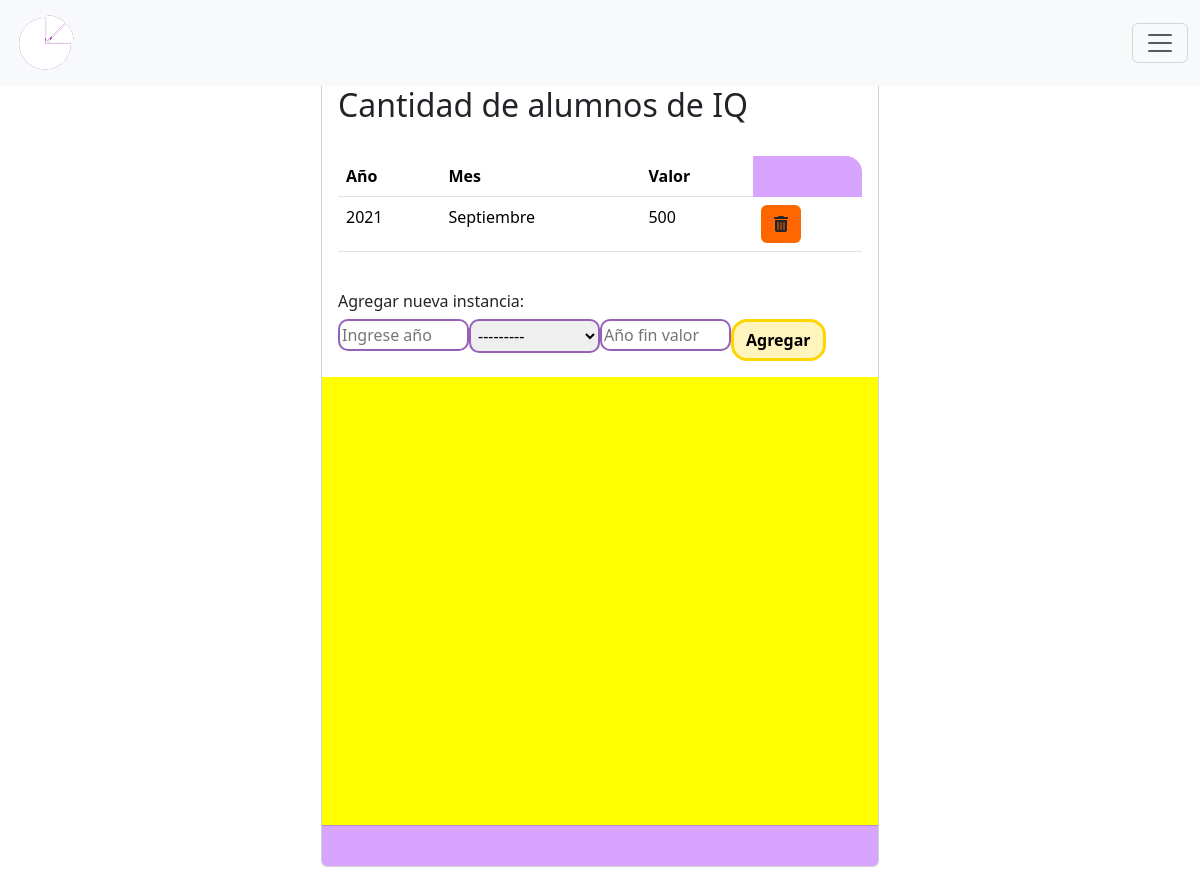
/historial-metrica/3/, run on the app's committed database.
### MIReApp/models.py (models this page shows, shortened)
class Metrica(models.Model):
    id = models.AutoField(primary_key=True)
    titulo = models.CharField(max_length=100,
                              verbose_name='Título',
                              unique= True,
                              validators= [
                                  RegexValidator(regex= r'^[a-zA-Z\s]*$',
                                                 message="El nombre no puede contener caracteres especiales.",
                                                 code='invalid_nombre')
                              ])
    descripcion = models.TextField(max_length=100, verbose_name='Descripción', blank=True, null=True)  #blank=True y null=True permiten que el campo se envie vacio
    unidad_medida = models.CharField(max_length=100,
                                        verbose_name='Unidad de Medida',
                                        validators= [
                                            RegexValidator(regex= r'^[a-zA-Z\s]*$',
                                                            message="La unidad de medida no puede contener caracteres especiales",
                                                            code='invalid_nombre')
                                        ])
    frecuencia = models.CharField(max_length=10, choices=FRECUENCIAS)
    valor = models.IntegerField(verbose_name='Valor', validators=[MinValueValidator(0, message="El valor no puede ser negativo")], default=0)
    year = models.PositiveIntegerField(verbose_name='Ingrese año:', validators=[validate_year])
    month = models.CharField(max_length=10, verbose_name='Ingrese mes:', choices=MESES, blank=True, null=True)
    semestral = models.CharField(max_length=15, verbose_name='Ingrese semestre:', choices=SEMESTRES, blank=True, null=True,)
    year2 = models.PositiveIntegerField(blank=True, null=True, verbose_name='Segundo año')

class HistorialMetrica(models.Model):
    id = models.AutoField(primary_key=True)
    metrica = models.ForeignKey(Metrica, on_delete=models.CASCADE)
    año_historico = models.PositiveIntegerField()
    valor_historico = models.PositiveIntegerField()  # Agrega un valor predeterminado
    mes_historico = models.CharField(max_length=20, verbose_name='Ingrese mes:', choices=MESES, blank=True, null=True)
    año2_historico = models.PositiveIntegerField(blank=True, null=True)
    semestre_historico = models.CharField(max_length=15, verbose_name='Ingrese semestre:', choices=SEMESTRES, blank=True, null=True,)

### MIReApp/views.py (the view, shortened to what this page needs)
# urls.py: path('historial-metrica/<int:metrica_id>/', views.historial_metrica, name='historial_metrica'),
def historial_metrica(request, metrica_id, valor=0, año2=0, año=0, semestral=0, mes=0, band=False):
    metrica = Metrica.objects.get(id=metrica_id)
    formulario = InstanciaForm(request.POST or None, request.FILES or None)
    historial = HistorialMetrica.objects.filter(metrica=metrica).order_by('-año_historico')
    if band: #Si band es true entro a historial_metrica porque una metrica acaba de ser creada, entonces se debe crear su primera instancia con los datos que recibio por parametro
        historial_metrica = HistorialMetrica(metrica=metrica, año2_historico=año2, año_historico=año, semestre_historico=semestral, mes_historico=mes, valor_historico=valor)
        historial_metrica.save()
    else: #Si band es falso, no es una metrica nueva
        return render(request, 'instancias/index.html', {'metrica': metrica, 'historial': historial, 'formulario':formulario})

### MIReApp/forms.py
class InstanciaForm(forms.ModelForm):
    class Meta:
        model = HistorialMetrica
        fields = '__all__'
    def __init__(self, *args, **kwargs):
        super().__init__(*args, **kwargs)
        self.fields["año_historico"].widget.attrs.update({'placeholder': 'Ingrese año'})
        self.fields["valor_historico"].widget.attrs.update({'placeholder': 'Ingrese valor'})
        self.fields["valor_historico"].widget.attrs.update({'placeholder': 'Año fin valor'})
        self.fields["año2_historico"].widget.attrs.update({'readonly': 'readonly'})

### MIReApp/templates/instancias/index.html (shortened to what this page needs)
{% extends "base.html" %}
{% block contenido %}
<br>
<br>
<br>
<center>
<div class="card col-md-6" style="text-align: left;">
    <div class="card-header fw-bold" style="background-color: #D7A5FF;color: #000000;">
        <div style="display: flex; justify-content: space-between; align-items: center;">
            <span><a href="{% url 'metricas' %}" class="btn btn-secondary rounded-4 fw-bold" style="background-color: transparent; color: #ffff;border-color: #ffff;border-width: 2px;">⪻ Volver</a></span>
            <span><h2>HISTÓRICO</h2></span>
        </div>
    </div>
    <div class="card-body" >
                <body>
                    <h2>{{ metrica.titulo }}</h2>
                    <br>
                    <table class="table rounded-4" style="background-color: #D7A5FF; width: flex;">
                        <tr>
                            {% if metrica.frecuencia == 'Mensual' %}
                                <th>Año</th>
                                <th>Mes</th>
                            {% endif %}
                            <th>Valor</th>
                        </tr>
                        {% for item in historial %}
                            <tr>
                                <td scope="row">{{ item.año_historico }}</td>
                                {% if metrica.frecuencia == 'Mensual' %}
                                    <td scope="row">{{ item.mes_historico }}</td>
                                {% endif %}
                                <td>{{ item.valor_historico }}</td>
                                <td><a class="btn eliminar-btn" data-id="{{ item.id }}" style="background-color: #f60;" role="button"><i class="fa-solid fa-trash-can"></i></a></td>
                            </tr>
                        {% endfor %}
                    </table>
                    <br>
                    <h6>Agregar nueva instancia:</h6>
                    {%  include 'instancias/form.html' %}
                </body>
    </div>
    <div class="container" style="background-color: yellow;">
        <div class="row my-4">
            <div class="col-sm-12 col-md-6 col-lg-6 col-xl-6 mx-auto">
                <div id="chart" class="chart"></div>
            </div>
        </div>
    </div>
    <div class="card-footer text-muted" style="background-color: #D7A5FF;">
        <br>
    </div>
</div>
<br>
</center>
{% endblock %}

### MIReApp/static/css/base.css (style rules this page uses)
html, body { margin: 0; width: 100%; height: 100%; display: flex; justify-content: center; align-items: center; font-family: 'Dosis', sans-serif; font-weight: 300; -webkit-user-select: none; -moz-user-select: none; -ms-user-select: none; user-select: none; }
h2 { color: #965FB8; }
h6 { color: #965FB8; font-size: 10px; text-align: justify; }
.chart { width: 100%; min-height: 400px; }

### MIReApp/templates/instancias/form.html (style rules this page uses)
input { border-radius: 10px; border: 2px solid #965FB8; padding: 2px; width: 100%; }
select { border-radius: 10px; border: 2px solid #965FB8; padding: 3px; width: 100%; }

### data on the page
Metrica: titulo "Cantidad de alumnos de IQ"
HistorialMetrica: año_historico "2021", mes_historico "Septiembre", valor_historico "500"
